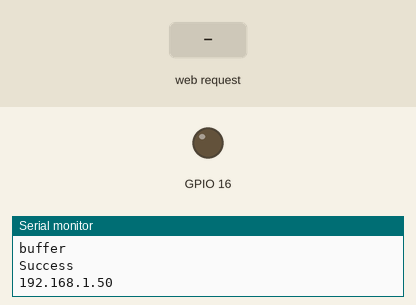
Recording of a sketch running on a simulated ESP8266 (NodeMCU). Shown: output pins drawn as LEDs (lit = HIGH), the last lines printed to the serial monitor. The inputs (shaded band) are chosen by the test bench. WiFi joins after 1.5 s; servers stay silent unless stated.

Above: at 7.7 s.
7.8 s: HTTP request GET /OFF received
At 9.0 s:
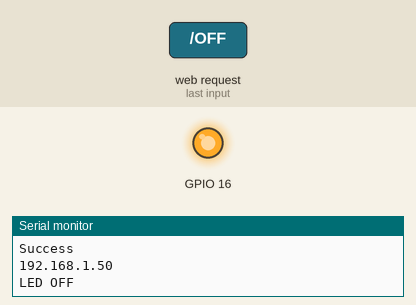
9.3 s: HTTP request GET /ON received
At 10.2 s:
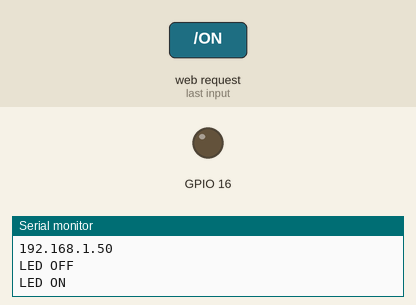
Timing chart, 0 to 12.3 s (numbered marks = the images above; inputs shaded):
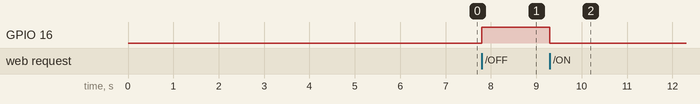

The sketch:

RELAY.ino
```cpp
//Works with the APP buttonMCU from mitApp inventor
#include <ESP8266WiFi.h>
String  i;
WiFiServer server(80);

void setup()
{
  i = "";

Serial.begin(9600);
pinMode(16, OUTPUT);
  WiFi.disconnect();
  Serial.println("Starting");
  delay(5000);
   WiFi.begin("JINKALALA","BALAJIbalaji");
  while ((!(WiFi.status() == WL_CONNECTED))){
    delay(300);
    Serial.println("buffer");

  }
  Serial.println("Success");
  Serial.println((WiFi.localIP().toString()));
  server.begin();

}


void loop()
{

    WiFiClient client = server.available();
    if (!client) { return; }
    while(!client.available()){  delay(1); }
    i = (client.readStringUntil('\r'));
    i.remove(0, 5);
    i.remove(i.length()-9,9);
//    client.flush(); //used to filter the notification
    if (i == "ON") {
      digitalWrite(16,LOW);
      Serial.println("LED ON");
      delay(200);
      client.println("HTTP/1.1 200 OK");
      client.println("Content-Type: text/html");
      client.println("");
      client.println("<!DOCTYPE HTML>");
      client.println("<html>");
      client.println("LED ON");
      client.println("</html>");
//      client.stop();
      delay(1);
//      delay(2000);
    }
    if (i == "OFF") {
      digitalWrite(16,HIGH);
      Serial.println("LED OFF");
      delay(200);
      client.println("HTTP/1.1 200 OK");
      client.println("Content-Type: text/html");
      client.println("");
      client.println("<!DOCTYPE HTML>");
      client.println("<html>");
      client.println("LED OFF");
      client.println("</html>");
//      client.stop();
      delay(100);
//      delay(2000);

    }
}
```

Measured:
- after the input at 7.8 s, GPIO 16: LOW → HIGH at once
- after the input at 9.3 s, GPIO 16: HIGH → LOW at once
